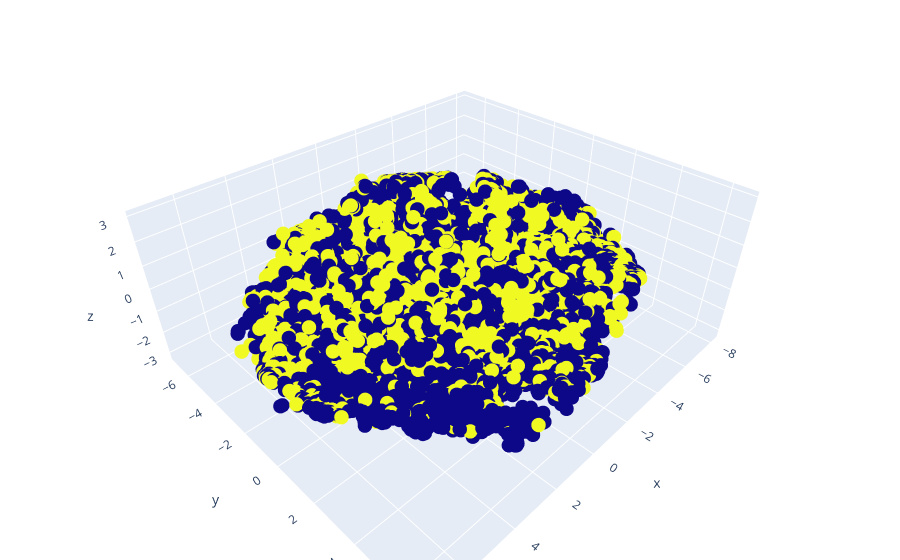

Notebook code for this chart:
### Markdown cell above
#  Train a regression model to predict the t-SNE embedding

### Code cell
# Import dependencies for 3d plotting
import plotly
import plotly.graph_objs as go

def plot3d_ab(x,y,z,colorlist):
    
    trace = go.Scatter3d(x=x,y=y,z=z,mode='markers',
                         marker={'size': 5,"color":colorlist},line={'width':3},name="ptm structure")
    
    # Configure the layout.
    layout = go.Layout(margin={'l': 0, 'r': 0, 'b': 0, 't': 0})
    data = [trace]
    plot_figure = go.Figure(data=data, layout=layout)
    # Render the plot.
    
    plot_figure.update_layout(autosize=True) # remove height=800
    #plot_figure.show(renderer="browser")  # remove display(fig)
    plot_figure.write_html("plot.html")
    # Adding vertical lines at z = 0
    
    plotly.offline.iplot(plot_figure)


plot3d_ab(x = tsne_results[:,0],y = tsne_results[:,1],z = tsne_results[:,2],colorlist = Y_train)

### Figure 1 — Plotly figure (JSON) as saved in the notebook; plotly's stock layout.template omitted (floating-point values rounded to 4 significant figures; data arrays with more than 128 entries replaced by an {"elided": "..."} marker saying what was removed)
{"data": [{"line": {"width": 3}, "marker": {"color": {"elided": "12360 int values"}, "size": 5}, "mode": "markers", "name": "ptm structure", "type": "scatter3d", "x": {"elided": "12360 float values"}, "y": {"elided": "12360 float values"}, "z": {"elided": "12360 float values"}}], "layout": {"autosize": true, "margin": {"b": 0, "l": 0, "r": 0, "t": 0}}}
